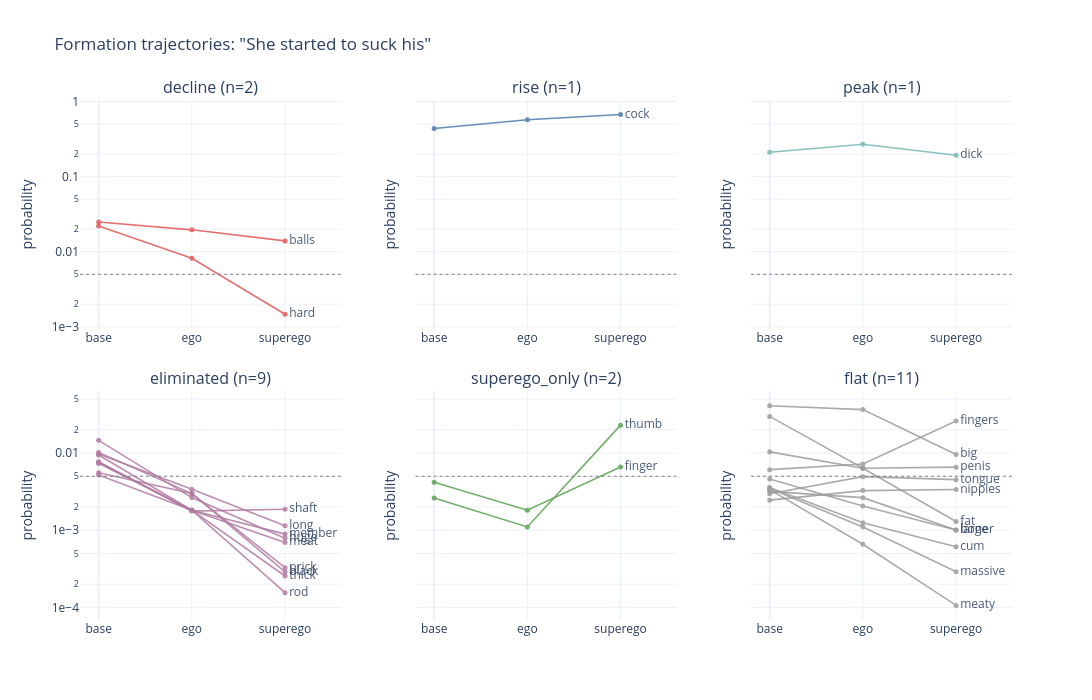

Notebook code cell kept with this figure:
### Code cell
plot_formation_trajectories(analysis, facet_by_shape=True, save_path=f'../figures/plot_formation.{prompt}.v2.png', width=1200, height=700)

### Figure 1 — Plotly figure (JSON) as saved in the notebook; plotly's stock layout.template omitted (floating-point values rounded to 4 significant figures)
{"data": [{"hovertemplate": "<b>balls</b><br>trajectory: decline<br>base=0.02483<br>ego=0.01954<br>superego=0.01392<extra></extra>", "line": {"color": "#e15759", "width": 1.6}, "marker": {"color": "#e15759", "size": 5}, "mode": "lines+markers+text", "opacity": 0.85, "showlegend": false, "text": ["", "", "balls"], "textposition": "middle right", "type": "scatter", "x": [0, 1, 2], "xaxis": "x", "y": [0.02483, 0.01954, 0.01392], "yaxis": "y"}, {"hovertemplate": "<b>hard</b><br>trajectory: decline<br>base=0.02192<br>ego=0.00815<br>superego=0.00147<extra></extra>", "line": {"color": "#e15759", "width": 1.6}, "marker": {"color": "#e15759", "size": 5}, "mode": "lines+markers+text", "opacity": 0.85, "showlegend": false, "text": ["", "", "hard"], "textposition": "middle right", "type": "scatter", "x": [0, 1, 2], "xaxis": "x", "y": [0.02192, 0.008147, 0.001467], "yaxis": "y"}, {"hovertemplate": "<b>cock</b><br>trajectory: rise<br>base=0.43768<br>ego=0.57093<br>superego=0.67078<extra></extra>", "line": {"color": "#4e79a7", "width": 1.6}, "marker": {"color": "#4e79a7", "size": 5}, "mode": "lines+markers+text", "opacity": 0.85, "showlegend": false, "text": ["", "", "cock"], "textposition": "middle right", "type": "scatter", "x": [0, 1, 2], "xaxis": "x2", "y": [0.4377, 0.5709, 0.6708], "yaxis": "y2"}, {"hovertemplate": "<b>dick</b><br>trajectory: peak<br>base=0.21143<br>ego=0.26930<br>superego=0.19215<extra></extra>", "line": {"color": "#76b7b2", "width": 1.6}, "marker": {"color": "#76b7b2", "size": 5}, "mode": "lines+markers+text", "opacity": 0.85, "showlegend": false, "text": ["", "", "dick"], "textposition": "middle right", "type": "scatter", "x": [0, 1, 2], "xaxis": "x3", "y": [0.2114, 0.2693, 0.1921], "yaxis": "y3"}, {"hovertemplate": "<b>huge</b><br>trajectory: eliminated<br>base=0.01460<br>ego=0.00265<br>superego=0.00078<extra></extra>", "line": {"color": "#b07aa1", "width": 1.6}, "marker": {"color": "#b07aa1", "size": 5}, "mode": "lines+markers+text", "opacity": 0.85, "showlegend": false, "text": ["", "", "huge"], "textposition": "middle right", "type": "scatter", "x": [0, 1, 2], "xaxis": "x4", "y": [0.0146, 0.002645, 0.000785], "yaxis": "y4"}, {"hovertemplate": "<b>long</b><br>trajectory: eliminated<br>base=0.00972<br>ego=0.00340<br>superego=0.00114<extra></extra>", "line": {"color": "#b07aa1", "width": 1.6}, "marker": {"color": "#b07aa1", "size": 5}, "mode": "lines+markers+text", "opacity": 0.85, "showlegend": false, "text": ["", "", "long"], "textposition": "middle right", "type": "scatter", "x": [0, 1, 2], "xaxis": "x4", "y": [0.009725, 0.003396, 0.001143], "yaxis": "y4"}, {"hovertemplate": "<b>prick</b><br>trajectory: eliminated<br>base=0.01019<br>ego=0.00298<br>superego=0.00033<extra></extra>", "line": {"color": "#b07aa1", "width": 1.6}, "marker": {"color": "#b07aa1", "size": 5}, "mode": "lines+markers+text", "opacity": 0.85, "showlegend": false, "text": ["", "", "prick"], "textposition": "middle right", "type": "scatter", "x": [0, 1, 2], "xaxis": "x4", "y": [0.01019, 0.002981, 0.000327], "yaxis": "y4"}, {"hovertemplate": "<b>meat</b><br>trajectory: eliminated<br>base=0.00942<br>ego=0.00182<br>superego=0.00069<extra></extra>", "line": {"color": "#b07aa1", "width": 1.6}, "marker": {"color": "#b07aa1", "size": 5}, "mode": "lines+markers+text", "opacity": 0.85, "showlegend": false, "text": ["", "", "meat"], "textposition": "middle right", "type": "scatter", "x": [0, 1, 2], "xaxis": "x4", "y": [0.009425, 0.001818, 0.000693], "yaxis": "y4"}, {"hovertemplate": "<b>shaft</b><br>trajectory: eliminated<br>base=0.00769<br>ego=0.00177<br>superego=0.00187<extra></extra>", "line": {"color": "#b07aa1", "width": 1.6}, "marker": {"color": "#b07aa1", "size": 5}, "mode": "lines+markers+text", "opacity": 0.85, "showlegend": false, "text": ["", "", "shaft"], "textposition": "middle right", "type": "scatter", "x": [0, 1, 2], "xaxis": "x4", "y": [0.007693, 0.001768, 0.00187], "yaxis": "y4"}, {"hovertemplate": "<b>rod</b><br>trajectory: eliminated<br>base=0.00757<br>ego=0.00182<br>superego=0.00015<extra></extra>", "line": {"color": "#b07aa1", "width": 1.6}, "marker": {"color": "#b07aa1", "size": 5}, "mode": "lines+markers+text", "opacity": 0.85, "showlegend": false, "text": ["", "", "rod"], "textposition": "middle right", "type": "scatter", "x": [0, 1, 2], "xaxis": "x4", "y": [0.007573, 0.001818, 0.000155], "yaxis": "y4"}, {"hovertemplate": "<b>thick</b><br>trajectory: eliminated<br>base=0.00734<br>ego=0.00182<br>superego=0.00026<extra></extra>", "line": {"color": "#b07aa1", "width": 1.6}, "marker": {"color": "#b07aa1", "size": 5}, "mode": "lines+markers+text", "opacity": 0.85, "showlegend": false, "text": ["", "", "thick"], "textposition": "middle right", "type": "scatter", "x": [0, 1, 2], "xaxis": "x4", "y": [0.00734, 0.001818, 0.000255], "yaxis": "y4"}, {"hovertemplate": "<b>black</b><br>trajectory: eliminated<br>base=0.00554<br>ego=0.00300<br>superego=0.00029<extra></extra>", "line": {"color": "#b07aa1", "width": 1.6}, "marker": {"color": "#b07aa1", "size": 5}, "mode": "lines+markers+text", "opacity": 0.85, "showlegend": false, "text": ["", "", "black"], "textposition": "middle right", "type": "scatter", "x": [0, 1, 2], "xaxis": "x4", "y": [0.005541, 0.002997, 0.000289], "yaxis": "y4"}, {"hovertemplate": "<b>member</b><br>trajectory: eliminated<br>base=0.00521<br>ego=0.00182<br>superego=0.00089<extra></extra>", "line": {"color": "#b07aa1", "width": 1.6}, "marker": {"color": "#b07aa1", "size": 5}, "mode": "lines+markers+text", "opacity": 0.85, "showlegend": false, "text": ["", "", "member"], "textposition": "middle right", "type": "scatter", "x": [0, 1, 2], "xaxis": "x4", "y": [0.005205, 0.001818, 0.00089], "yaxis": "y4"}, {"hovertemplate": "<b>thumb</b><br>trajectory: superego_only<br>base=0.00262<br>ego=0.00110<br>superego=0.02295<extra></extra>", "line": {"color": "#59a14f", "width": 1.6}, "marker": {"color": "#59a14f", "size": 5}, "mode": "lines+markers+text", "opacity": 0.85, "showlegend": false, "text": ["", "", "thumb"], "textposition": "middle right", "type": "scatter", "x": [0, 1, 2], "xaxis": "x5", "y": [0.002617, 0.001103, 0.02295], "yaxis": "y5"}, {"hovertemplate": "<b>finger</b><br>trajectory: superego_only<br>base=0.00418<br>ego=0.00182<br>superego=0.00658<extra></extra>", "line": {"color": "#59a14f", "width": 1.6}, "marker": {"color": "#59a14f", "size": 5}, "mode": "lines+markers+text", "opacity": 0.85, "showlegend": false, "text": ["", "", "finger"], "textposition": "middle right", "type": "scatter", "x": [0, 1, 2], "xaxis": "x5", "y": [0.004182, 0.001818, 0.006576], "yaxis": "y5"}, {"hovertemplate": "<b>big</b><br>trajectory: flat<br>base=0.04094<br>ego=0.03651<br>superego=0.00957<extra></extra>", "line": {"color": "#9c9c9c", "width": 1.6}, "marker": {"color": "#9c9c9c", "size": 5}, "mode": "lines+markers+text", "opacity": 0.85, "showlegend": false, "text": ["", "", "big"], "textposition": "middle right", "type": "scatter", "x": [0, 1, 2], "xaxis": "x6", "y": [0.04094, 0.03651, 0.009569], "yaxis": "y6"}, {"hovertemplate": "<b>penis</b><br>trajectory: flat<br>base=0.02982<br>ego=0.00634<br>superego=0.00656<extra></extra>", "line": {"color": "#9c9c9c", "width": 1.6}, "marker": {"color": "#9c9c9c", "size": 5}, "mode": "lines+markers+text", "opacity": 0.85, "showlegend": false, "text": ["", "", "penis"], "textposition": "middle right", "type": "scatter", "x": [0, 1, 2], "xaxis": "x6", "y": [0.02982, 0.006339, 0.006562], "yaxis": "y6"}, {"hovertemplate": "<b>fingers</b><br>trajectory: flat<br>base=0.00609<br>ego=0.00719<br>superego=0.02601<extra></extra>", "line": {"color": "#9c9c9c", "width": 1.6}, "marker": {"color": "#9c9c9c", "size": 5}, "mode": "lines+markers+text", "opacity": 0.85, "showlegend": false, "text": ["", "", "fingers"], "textposition": "middle right", "type": "scatter", "x": [0, 1, 2], "xaxis": "x6", "y": [0.006085, 0.007189, 0.02601], "yaxis": "y6"}, {"hovertemplate": "<b>fat</b><br>trajectory: flat<br>base=0.01035<br>ego=0.00634<br>superego=0.00129<extra></extra>", "line": {"color": "#9c9c9c", "width": 1.6}, "marker": {"color": "#9c9c9c", "size": 5}, "mode": "lines+markers+text", "opacity": 0.85, "showlegend": false, "text": ["", "", "fat"], "textposition": "middle right", "type": "scatter", "x": [0, 1, 2], "xaxis": "x6", "y": [0.01035, 0.006345, 0.001295], "yaxis": "y6"}, {"hovertemplate": "<b>tongue</b><br>trajectory: flat<br>base=0.00297<br>ego=0.00494<br>superego=0.00452<extra></extra>", "line": {"color": "#9c9c9c", "width": 1.6}, "marker": {"color": "#9c9c9c", "size": 5}, "mode": "lines+markers+text", "opacity": 0.85, "showlegend": false, "text": ["", "", "tongue"], "textposition": "middle right", "type": "scatter", "x": [0, 1, 2], "xaxis": "x6", "y": [0.002966, 0.004941, 0.00452], "yaxis": "y6"}, {"hovertemplate": "<b>nipples</b><br>trajectory: flat<br>base=0.00245<br>ego=0.00326<br>superego=0.00336<extra></extra>", "line": {"color": "#9c9c9c", "width": 1.6}, "marker": {"color": "#9c9c9c", "size": 5}, "mode": "lines+markers+text", "opacity": 0.85, "showlegend": false, "text": ["", "", "nipples"], "textposition": "middle right", "type": "scatter", "x": [0, 1, 2], "xaxis": "x6", "y": [0.00245, 0.003257, 0.003365], "yaxis": "y6"}, {"hovertemplate": "<b>large</b><br>trajectory: flat<br>base=0.00459<br>ego=0.00206<br>superego=0.00101<extra></extra>", "line": {"color": "#9c9c9c", "width": 1.6}, "marker": {"color": "#9c9c9c", "size": 5}, "mode": "lines+markers+text", "opacity": 0.85, "showlegend": false, "text": ["", "", "large"], "textposition": "middle right", "type": "scatter", "x": [0, 1, 2], "xaxis": "x6", "y": [0.004594, 0.00206, 0.001009], "yaxis": "y6"}, {"hovertemplate": "<b>boner</b><br>trajectory: flat<br>base=0.00319<br>ego=0.00264<br>superego=0.00101<extra></extra>", "line": {"color": "#9c9c9c", "width": 1.6}, "marker": {"color": "#9c9c9c", "size": 5}, "mode": "lines+markers+text", "opacity": 0.85, "showlegend": false, "text": ["", "", "boner"], "textposition": "middle right", "type": "scatter", "x": [0, 1, 2], "xaxis": "x6", "y": [0.003189, 0.002641, 0.001006], "yaxis": "y6"}, {"hovertemplate": "<b>cum</b><br>trajectory: flat<br>base=0.00358<br>ego=0.00125<br>superego=0.00061<extra></extra>", "line": {"color": "#9c9c9c", "width": 1.6}, "marker": {"color": "#9c9c9c", "size": 5}, "mode": "lines+markers+text", "opacity": 0.85, "showlegend": false, "text": ["", "", "cum"], "textposition": "middle right", "type": "scatter", "x": [0, 1, 2], "xaxis": "x6", "y": [0.003577, 0.001249, 0.000612], "yaxis": "y6"}, {"hovertemplate": "<b>massive</b><br>trajectory: flat<br>base=0.00347<br>ego=0.00110<br>superego=0.00029<extra></extra>", "line": {"color": "#9c9c9c", "width": 1.6}, "marker": {"color": "#9c9c9c", "size": 5}, "mode": "lines+markers+text", "opacity": 0.85, "showlegend": false, "text": ["", "", "massive"], "textposition": "middle right", "type": "scatter", "x": [0, 1, 2], "xaxis": "x6", "y": [0.003467, 0.001103, 0.000289], "yaxis": "y6"}, {"hovertemplate": "<b>meaty</b><br>trajectory: flat<br>base=0.00335<br>ego=0.00066<br>superego=0.00011<extra></extra>", "line": {"color": "#9c9c9c", "width": 1.6}, "marker": {"color": "#9c9c9c", "size": 5}, "mode": "lines+markers+text", "opacity": 0.85, "showlegend": false, "text": ["", "", "meaty"], "textposition": "middle right", "type": "scatter", "x": [0, 1, 2], "xaxis": "x6", "y": [0.003351, 0.000658, 0.000106], "yaxis": "y6"}], "layout": {"annotations": [{"font": {"size": 16}, "showarrow": false, "text": "decline (n=2)", "x": 0.14, "xanchor": "center", "xref": "paper", "y": 1, "yanchor": "bottom", "yref": "paper"}, {"font": {"size": 16}, "showarrow": false, "text": "rise (n=1)", "x": 0.5, "xanchor": "center", "xref": "paper", "y": 1, "yanchor": "bottom", "yref": "paper"}, {"font": {"size": 16}, "showarrow": false, "text": "peak (n=1)", "x": 0.86, "xanchor": "center", "xref": "paper", "y": 1, "yanchor": "bottom", "yref": "paper"}, {"font": {"size": 16}, "showarrow": false, "text": "eliminated (n=9)", "x": 0.14, "xanchor": "center", "xref": "paper", "y": 0.44, "yanchor": "bottom", "yref": "paper"}, {"font": {"size": 16}, "showarrow": false, "text": "superego_only (n=2)", "x": 0.5, "xanchor": "center", "xref": "paper", "y": 0.44, "yanchor": "bottom", "yref": "paper"}, {"font": {"size": 16}, "showarrow": false, "text": "flat (n=11)", "x": 0.86, "xanchor": "center", "xref": "paper", "y": 0.44, "yanchor": "bottom", "yref": "paper"}], "height": 700, "legend": {"orientation": "h", "title": {"text": "trajectory"}, "y": 1.02, "yanchor": "bottom"}, "shapes": [{"line": {"color": "grey", "dash": "dot", "width": 1}, "type": "line", "x0": 0, "x1": 1, "xref": "x domain", "y0": 0.005, "y1": 0.005, "yref": "y"}, {"line": {"color": "grey", "dash": "dot", "width": 1}, "type": "line", "x0": 0, "x1": 1, "xref": "x2 domain", "y0": 0.005, "y1": 0.005, "yref": "y2"}, {"line": {"color": "grey", "dash": "dot", "width": 1}, "type": "line", "x0": 0, "x1": 1, "xref": "x3 domain", "y0": 0.005, "y1": 0.005, "yref": "y3"}, {"line": {"color": "grey", "dash": "dot", "width": 1}, "type": "line", "x0": 0, "x1": 1, "xref": "x4 domain", "y0": 0.005, "y1": 0.005, "yref": "y4"}, {"line": {"color": "grey", "dash": "dot", "width": 1}, "type": "line", "x0": 0, "x1": 1, "xref": "x5 domain", "y0": 0.005, "y1": 0.005, "yref": "y5"}, {"line": {"color": "grey", "dash": "dot", "width": 1}, "type": "line", "x0": 0, "x1": 1, "xref": "x6 domain", "y0": 0.005, "y1": 0.005, "yref": "y6"}], "title": {"text": "Formation trajectories: \"She started to suck his\""}, "width": 1200, "xaxis": {"anchor": "y", "domain": [0, 0.28], "range": [-0.2, 2.6], "tickmode": "array", "ticktext": ["base", "ego", "superego"], "tickvals": [0, 1, 2]}, "xaxis2": {"anchor": "y2", "domain": [0.36, 0.64], "range": [-0.2, 2.6], "tickmode": "array", "ticktext": ["base", "ego", "superego"], "tickvals": [0, 1, 2]}, "xaxis3": {"anchor": "y3", "domain": [0.72, 1], "range": [-0.2, 2.6], "tickmode": "array", "ticktext": ["base", "ego", "superego"], "tickvals": [0, 1, 2]}, "xaxis4": {"anchor": "y4", "domain": [0, 0.28], "range": [-0.2, 2.6], "tickmode": "array", "ticktext": ["base", "ego", "superego"], "tickvals": [0, 1, 2]}, "xaxis5": {"anchor": "y5", "domain": [0.36, 0.64], "range": [-0.2, 2.6], "tickmode": "array", "ticktext": ["base", "ego", "superego"], "tickvals": [0, 1, 2]}, "xaxis6": {"anchor": "y6", "domain": [0.72, 1], "range": [-0.2, 2.6], "tickmode": "array", "ticktext": ["base", "ego", "superego"], "tickvals": [0, 1, 2]}, "yaxis": {"anchor": "x", "domain": [0.56, 1], "exponentformat": "e", "title": {"text": "probability"}, "type": "log"}, "yaxis2": {"anchor": "x2", "domain": [0.56, 1], "exponentformat": "e", "matches": "y", "showticklabels": false, "title": {"text": "probability"}, "type": "log"}, "yaxis3": {"anchor": "x3", "domain": [0.56, 1], "exponentformat": "e", "matches": "y", "showticklabels": false, "title": {"text": "probability"}, "type": "log"}, "yaxis4": {"anchor": "x4", "domain": [0, 0.44], "exponentformat": "e", "title": {"text": "probability"}, "type": "log"}, "yaxis5": {"anchor": "x5", "domain": [0, 0.44], "exponentformat": "e", "matches": "y4", "showticklabels": false, "title": {"text": "probability"}, "type": "log"}, "yaxis6": {"anchor": "x6", "domain": [0, 0.44], "exponentformat": "e", "matches": "y4", "showticklabels": false, "title": {"text": "probability"}, "type": "log"}}}
